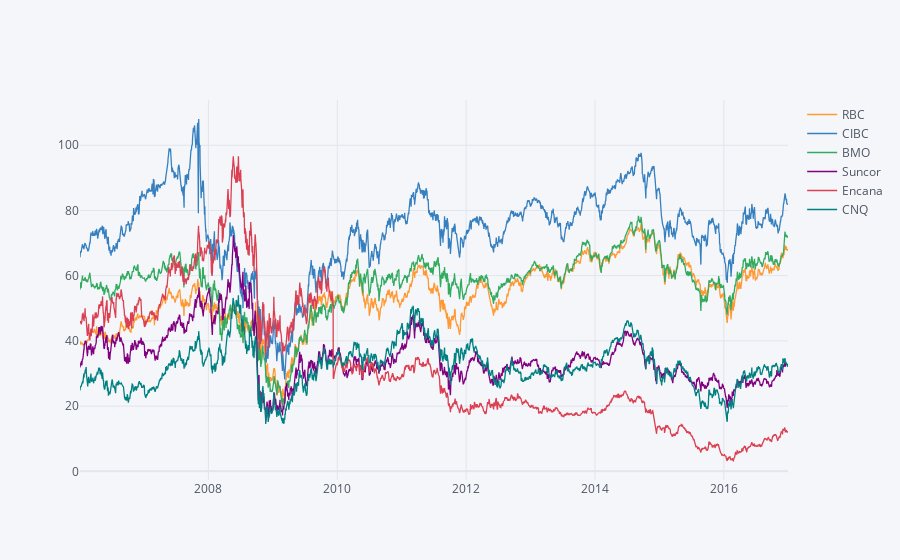

Notebook cell for this chart:
### Markdown cell above
**The above plot is good, however, the visualization can be improved with interactive data plotting. You can select the entity you want to display on the plot.**<br>
**Use cross section [`.xs()`](http://pandas.pydata.org/pandas-docs/stable/generated/pandas.DataFrame.xs.html) method to plot interactive plot for your data. **

### Code cell
bo.xs(key='Open',axis=1,level='Stock').iplot()
#bo.xs(key='Close',axis=1,level='Stock').iplot()
#bo.xs(key='Volume',axis=1,level='Stock').iplot()

### Figure 1 — Plotly figure (JSON) as saved in the notebook; plotly's stock layout.template omitted (floating-point values rounded to 4 significant figures; data arrays with more than 128 entries replaced by an {"elided": "..."} marker saying what was removed)
{"data": [{"line": {"color": "rgba(255, 153, 51, 1.0)", "dash": "solid", "shape": "linear", "width": 1.3}, "mode": "lines", "name": "RBC", "text": "", "type": "scatter", "x": {"elided": "2769 str values"}, "y": {"elided": "2769 float values"}}, {"line": {"color": "rgba(55, 128, 191, 1.0)", "dash": "solid", "shape": "linear", "width": 1.3}, "mode": "lines", "name": "CIBC", "text": "", "type": "scatter", "x": {"elided": "2769 str values"}, "y": {"elided": "2769 float values"}}, {"line": {"color": "rgba(50, 171, 96, 1.0)", "dash": "solid", "shape": "linear", "width": 1.3}, "mode": "lines", "name": "BMO", "text": "", "type": "scatter", "x": {"elided": "2769 str values"}, "y": {"elided": "2769 float values"}}, {"line": {"color": "rgba(128, 0, 128, 1.0)", "dash": "solid", "shape": "linear", "width": 1.3}, "mode": "lines", "name": "Suncor", "text": "", "type": "scatter", "x": {"elided": "2769 str values"}, "y": {"elided": "2769 float values"}}, {"line": {"color": "rgba(219, 64, 82, 1.0)", "dash": "solid", "shape": "linear", "width": 1.3}, "mode": "lines", "name": "Encana", "text": "", "type": "scatter", "x": {"elided": "2769 str values"}, "y": {"elided": "2769 mixed values"}}, {"line": {"color": "rgba(0, 128, 128, 1.0)", "dash": "solid", "shape": "linear", "width": 1.3}, "mode": "lines", "name": "CNQ", "text": "", "type": "scatter", "x": {"elided": "2769 str values"}, "y": {"elided": "2769 float values"}}], "layout": {"legend": {"bgcolor": "#F5F6F9", "font": {"color": "#4D5663"}}, "paper_bgcolor": "#F5F6F9", "plot_bgcolor": "#F5F6F9", "title": {"font": {"color": "#4D5663"}}, "xaxis": {"gridcolor": "#E1E5ED", "showgrid": true, "tickfont": {"color": "#4D5663"}, "title": {"font": {"color": "#4D5663"}, "text": ""}, "zerolinecolor": "#E1E5ED"}, "yaxis": {"gridcolor": "#E1E5ED", "showgrid": true, "tickfont": {"color": "#4D5663"}, "title": {"font": {"color": "#4D5663"}, "text": ""}, "zerolinecolor": "#E1E5ED"}}}
